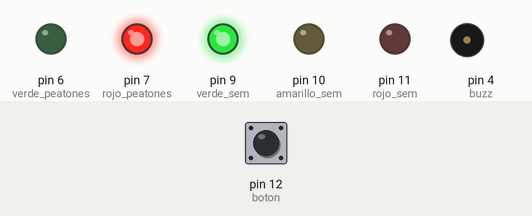
The sketch below on a simulated Arduino Uno, built with avr-gcc and run on an emulated ATmega328P. Parts: output pins drawn as LEDs (lit = HIGH), buzzer (waves = sounding). The test bench sets the inputs (shaded band); at power-on: pin 12 (boton) LOW.

Above: at 1.2 s.
1.3 s: pin 12 (boton) pulled HIGH for 0.15 s
At 2.5 s:
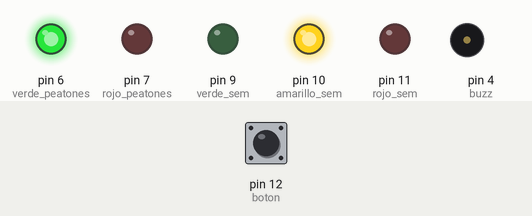
4.4 s: pin 12 (boton) pulled HIGH for 1 s
At 8.0 s:
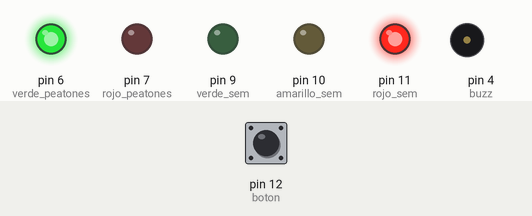
8.4 s: pin 12 (boton) pulled HIGH for 3.2 s
At 8.8 s:
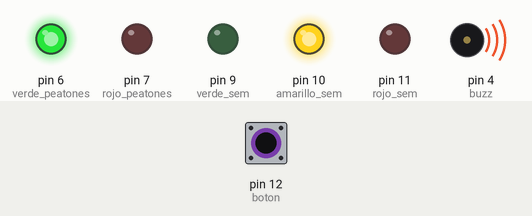
Timing chart, 0 to 13.6 s (numbered marks = the images above; inputs shaded):
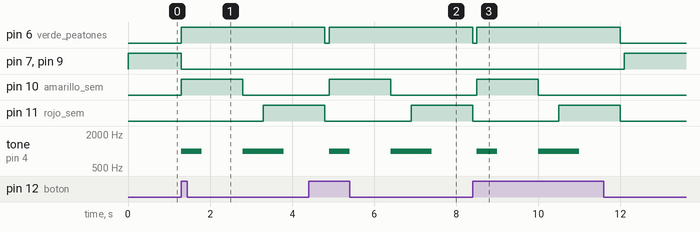

Measured:
- after the input at 1.3 s, pin 6 (verde_peatones): LOW → HIGH at once; pin 7 (rojo_peatones), pin 9 (verde_sem): HIGH → LOW at once; pin 10 (amarillo_sem): LOW → HIGH at once, → LOW 1.5 s later; pin 11 (rojo_sem): LOW → HIGH after 2.0 s; tone on pin 4 (buzz): silent → 1000 Hz at once, → silent 0.50 s later, → 1000 Hz 1.0 s later, → silent 1.0 s later
- after the input at 4.4 s, pin 7 (rojo_peatones), pin 9 (verde_sem): stays LOW (without the input it goes to HIGH after 0.50 s); pin 10 (amarillo_sem): LOW → HIGH after 0.50 s, → LOW 1.5 s later; tone on pin 4 (buzz): silent → 1000 Hz after 0.50 s, → silent 0.50 s later, → 1000 Hz 1.0 s later, → silent 1.0 s later
- after the input at 8.4 s, pin 7 (rojo_peatones), pin 9 (verde_sem): LOW → HIGH after 3.7 s instead of 0.10 s; pin 10 (amarillo_sem): LOW → HIGH after 0.10 s, → LOW 1.5 s later; tone on pin 4 (buzz): silent → 1000 Hz after 0.10 s, → silent 0.50 s later, → 1000 Hz 1.0 s later, → silent 1.0 s later

The sketch:

circuito_4.ino
```cpp
/*
Enlace Tinkercad
https://www.tinkercad.com/things/3kMUbugylKa-copy-of-circuito-3/editel?sharecode=L7rgydotQXRBwvv5CX6eFqPULusGcW09OYphogjNPNw
*/


#define rojo_peatones 7
#define verde_peatones 6

#define verde_sem 9
#define amarillo_sem 10
#define rojo_sem 11

#define boton 12
#define tiempo 1000
#define buzz 4

int estado = 0;

void setup()
{
    pinMode(rojo_peatones, OUTPUT);
    pinMode(verde_peatones, OUTPUT);
    pinMode(verde_sem, OUTPUT);
    pinMode(amarillo_sem, OUTPUT);
    pinMode(rojo_sem, OUTPUT);
    pinMode(boton, INPUT);
    Serial.begin(9600);
}


void loop()
{
  	digitalWrite(verde_sem, HIGH);
  	digitalWrite(rojo_peatones, HIGH);
    if (digitalRead(boton) == HIGH)
    {
      digitalWrite(verde_sem, LOW);
      digitalWrite(amarillo_sem, HIGH);
      digitalWrite(rojo_peatones, LOW);
      digitalWrite(verde_peatones, HIGH);
      tone(buzz, 1000);
      delay(500);
      noTone(buzz);
      delay(1000);
      digitalWrite(amarillo_sem, LOW);
      tone(buzz,1000);
      delay(500);
      noTone(buzz);
      digitalWrite(rojo_sem, HIGH);
      tone(buzz, 1000);
      delay(500);
      noTone(buzz);
      delay(1000);
      digitalWrite(rojo_sem, LOW);
      digitalWrite(amarillo_sem, HIGH);
      digitalWrite(verde_peatones,LOW);
      digitalWrite(amarillo_sem, LOW);
      delay(100);
      //digitalWrite(verde_sem, HIGH);
      //digitalWrite(rojo_peatones, HIGH);
    }
}
```
